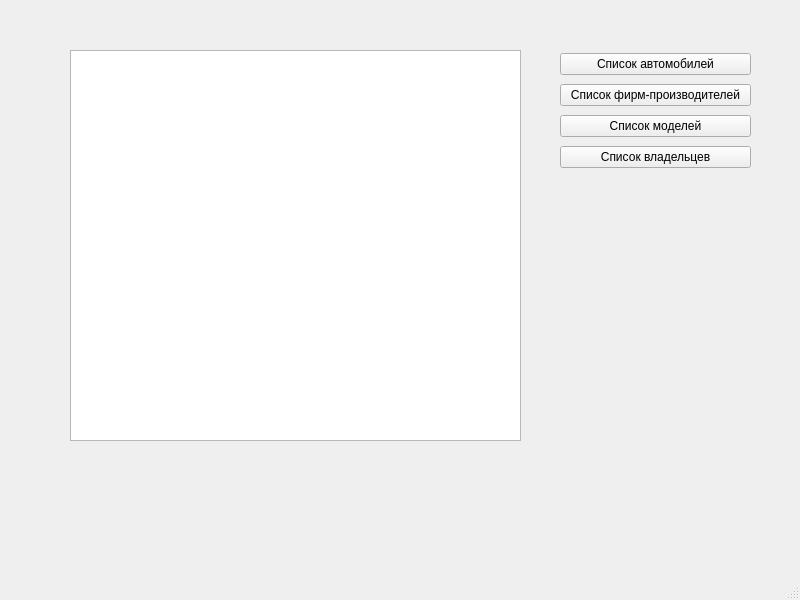
<?xml version="1.0" encoding="UTF-8"?>
<ui version="4.0">
 <class>AutoDataBase</class>
 <widget class="QMainWindow" name="AutoDataBase">
  <property name="geometry">
   <rect>
    <x>0</x>
    <y>0</y>
    <width>800</width>
    <height>600</height>
   </rect>
  </property>
  <property name="windowTitle">
   <string>AutoDataBase</string>
  </property>
  <widget class="QWidget" name="centralwidget">
   <widget class="QWidget" name="verticalLayoutWidget">
    <property name="geometry">
     <rect>
      <x>560</x>
      <y>50</y>
      <width>191</width>
      <height>123</height>
     </rect>
    </property>
    <layout class="QVBoxLayout" name="verticalLayout">
     <item>
      <widget class="QPushButton" name="pushButton_Cars">
       <property name="text">
        <string>Список автомобилей</string>
       </property>
      </widget>
     </item>
     <item>
      <widget class="QPushButton" name="pushButton_ManufactFirm">
       <property name="text">
        <string>Список фирм-производителей</string>
       </property>
      </widget>
     </item>
     <item>
      <widget class="QPushButton" name="pushButton_Models">
       <property name="text">
        <string>Список моделей</string>
       </property>
      </widget>
     </item>
     <item>
      <widget class="QPushButton" name="pushButton_Owners">
       <property name="text">
        <string>Список владельцев</string>
       </property>
      </widget>
     </item>
    </layout>
   </widget>
   <widget class="QTableWidget" name="tableWidget">
    <property name="geometry">
     <rect>
      <x>70</x>
      <y>50</y>
      <width>451</width>
      <height>391</height>
     </rect>
    </property>
   </widget>
  </widget>
  <widget class="QMenuBar" name="menubar">
   <property name="geometry">
    <rect>
     <x>0</x>
     <y>0</y>
     <width>800</width>
     <height>25</height>
    </rect>
   </property>
  </widget>
  <widget class="QStatusBar" name="statusbar"/>
 </widget>
 <resources/>
 <connections/>
</ui>
